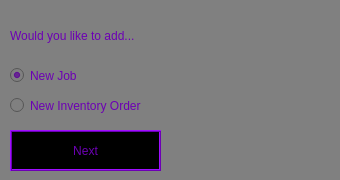
     <widget class="QWidget" name="addChoicePage">
      <property name="styleSheet">
       <string notr="true">background-color: rgb(128, 128, 128);
color: rgb(108, 0, 180);
border: none;
font: 16pt &quot;Maiandra GD&quot;;</string>
      </property>
      <widget class="QLabel" name="choiceLbl">
       <property name="geometry">
        <rect>
         <x>10</x>
         <y>10</y>
         <width>311</width>
         <height>51</height>
        </rect>
       </property>
       <property name="text">
        <string>Would you like to add...</string>
       </property>
      </widget>
      <widget class="QRadioButton" name="rdBtn1">
       <property name="geometry">
        <rect>
         <x>10</x>
         <y>60</y>
         <width>201</width>
         <height>31</height>
        </rect>
       </property>
       <property name="text">
        <string>New Job</string>
       </property>
       <property name="checked">
        <bool>true</bool>
       </property>
      </widget>
      <widget class="QRadioButton" name="rdBtn2">
       <property name="geometry">
        <rect>
         <x>10</x>
         <y>90</y>
         <width>321</width>
         <height>31</height>
        </rect>
       </property>
       <property name="text">
        <string>New Inventory Order</string>
       </property>
      </widget>
      <widget class="QPushButton" name="pushButton">
       <property name="geometry">
        <rect>
         <x>10</x>
         <y>130</y>
         <width>151</width>
         <height>41</height>
        </rect>
       </property>
       <property name="styleSheet">
        <string notr="true">background-color: rgb(0, 0, 0);
color: rgb(108, 0, 180);
border: 2px ridge rgb(108, 0, 180); </string>
       </property>
       <property name="text">
        <string>Next</string>
       </property>
      </widget>
     </widget>
